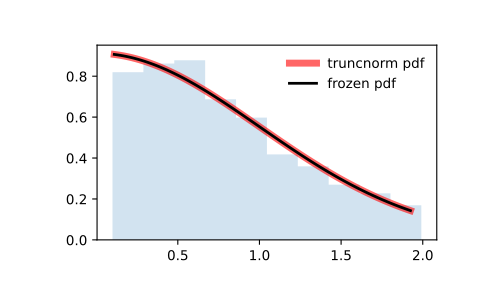

The script that drew this image:
from scipy.stats import truncnorm
import matplotlib.pyplot as plt
fig, ax = plt.subplots(1, 1)

# Calculate the first four moments:

a, b = 0.1, 2
mean, var, skew, kurt = truncnorm.stats(a, b, moments='mvsk')

# Display the probability density function (``pdf``):

x = np.linspace(truncnorm.ppf(0.01, a, b),
                truncnorm.ppf(0.99, a, b), 100)
ax.plot(x, truncnorm.pdf(x, a, b),
       'r-', lw=5, alpha=0.6, label='truncnorm pdf')

# Alternatively, the distribution object can be called (as a function)
# to fix the shape, location and scale parameters. This returns a "frozen"
# RV object holding the given parameters fixed.

# Freeze the distribution and display the frozen ``pdf``:

rv = truncnorm(a, b)
ax.plot(x, rv.pdf(x), 'k-', lw=2, label='frozen pdf')

# Check accuracy of ``cdf`` and ``ppf``:

vals = truncnorm.ppf([0.001, 0.5, 0.999], a, b)
np.allclose([0.001, 0.5, 0.999], truncnorm.cdf(vals, a, b))
# True

# Generate random numbers:

r = truncnorm.rvs(a, b, size=1000)

# And compare the histogram:

ax.hist(r, density=True, histtype='stepfilled', alpha=0.2)
ax.legend(loc='best', frameon=False)
plt.show()
